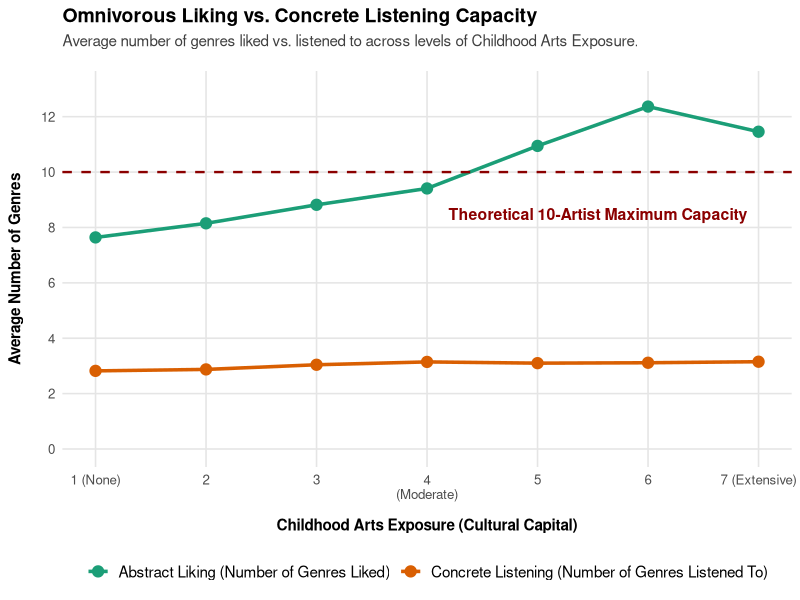

This figure's R source:
# plot_omnivorousness_capacity.R
# Visualizes the divergence between Abstract Liking (Omnivorousness) 
# and Concrete Listening across levels of Cultural Capital
# Outputs to Plots/fig3_capacity.png
# NOTE: only the fitted model's stored $data (identical analysis data frame
# across all 5 specifications) is used here -- no random effects are pulled
# from the model itself -- but the source is kept aligned with the preferred
# specification (Model 4: Constrained Over/True Slopes, refit) for consistency.

library(dplyr)
library(tidyr)
library(ggplot2)

cat("Loading corrected model input (dta/analysis_model_input.dta; identical to every corrected fit's data)\n")
library(haven)
df <- read_dta("dta/analysis_model_input.dta") |>
  mutate(
    engagement_state = factor(
      as.integer(engagement_state),
      levels = 1:4,
      labels = c("Neither", "ListenOnly", "LikeOnly", "Both")
    )
  )

cat("Calculating person-level statistics...\n")
person_stats <- df %>%
  group_by(id) %>%
  summarize(
    num_liked = sum(engagement_state %in% c("LikeOnly", "Both")),
    num_listened = sum(engagement_state %in% c("ListenOnly", "Both")),
    child_arts = as.integer(first(child_arts)),
    .groups = "drop"
  )

sum_df <- person_stats %>%
  group_by(child_arts) %>%
  summarize(
    `Abstract Liking (Number of Genres Liked)` = mean(num_liked),
    `Concrete Listening (Number of Genres Listened To)` = mean(num_listened),
    n = n(),
    .groups = "drop"
  ) %>%
  pivot_longer(
    cols = c(`Abstract Liking (Number of Genres Liked)`, `Concrete Listening (Number of Genres Listened To)`),
    names_to = "Engagement Type",
    values_to = "mean_genres"
  )

cat("Building divergence plot...\n")
p_diverge <- ggplot(sum_df, aes(x = child_arts, y = mean_genres, color = `Engagement Type`, group = `Engagement Type`)) +
  geom_line(linewidth = 1.2) +
  geom_point(size = 3.5) +
  geom_hline(yintercept = 10, linetype = "dashed", color = "darkred", linewidth = 0.8) +
  annotate("text", x = 6.9, y = 8.7, label = "Theoretical 10-Artist Maximum Capacity", color = "darkred", fontface = "bold", size = 4, hjust = 1, vjust = 1) +
  scale_x_continuous(breaks = 1:7, labels = c("1 (None)", "2", "3", "4\n(Moderate)", "5", "6", "7 (Extensive)")) +
  scale_y_continuous(breaks = seq(0, 12, by = 2), limits = c(0, 13)) +
  scale_color_manual(values = c("Abstract Liking (Number of Genres Liked)" = "#1b9e77", "Concrete Listening (Number of Genres Listened To)" = "#d95f02")) +
  labs(
    title = "Omnivorous Liking vs. Concrete Listening Capacity",
    subtitle = "Average number of genres liked vs. listened to across levels of Childhood Arts Exposure.",
    x = "Childhood Arts Exposure (Cultural Capital)",
    y = "Average Number of Genres"
  ) +
  theme_minimal(base_size = 12) +
  theme(
    plot.title = element_text(face = "bold", size = 14, margin = margin(b = 5)),
    plot.subtitle = element_text(size = 11, color = "gray25", margin = margin(b = 15)),
    axis.title.x = element_text(face = "bold", size = 11, margin = margin(t = 12)),
    axis.title.y = element_text(face = "bold", size = 11, margin = margin(r = 12)),
    legend.position = "bottom",
    legend.title = element_blank(),
    legend.text = element_text(size = 11),
    panel.grid.minor = element_blank(),
    panel.grid.major = element_line(color = "gray90")
  )

dir.create("Plots", showWarnings = FALSE)
output_file <- "Plots/fig3_capacity.png"
ggsave(output_file, p_diverge, width = 8.5, height = 6.5, dpi = 300, bg = "white")
cat("SUCCESS: Plot saved to", output_file, "\n")
